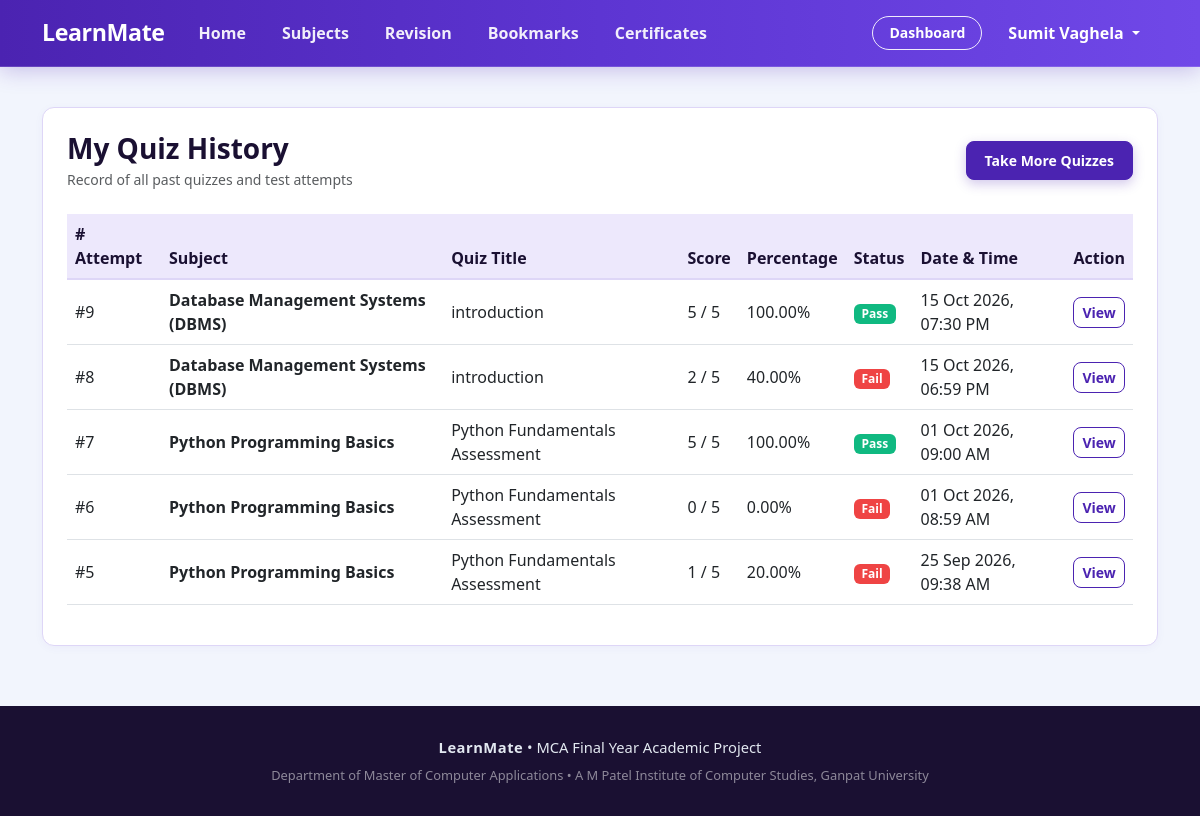
The app's page /quiz/history/ (signed in) with its own data.
### main_app/models.py (models this page shows, shortened)
class QuizResult(models.Model):
    result_id = models.AutoField(primary_key=True)
    attempt = models.OneToOneField(QuizAttempt, on_delete=models.CASCADE, related_name='result')
    student = models.ForeignKey(User, on_delete=models.CASCADE, related_name='quiz_results')
    quiz = models.ForeignKey(Quiz, on_delete=models.CASCADE)
    score = models.IntegerField()
    total_marks = models.IntegerField()
    percentage = models.DecimalField(max_digits=5, decimal_places=2)
    result_status = models.CharField(max_length=20, default='Pass')
    result_date = models.DateTimeField(auto_now_add=True)
    class Meta:
        db_table = 'quiz_result'
        verbose_name = 'Quiz Result'
        verbose_name_plural = 'Quiz Results'

class QuizAttempt(models.Model):
    attempt_id = models.AutoField(primary_key=True)
    student = models.ForeignKey(User, on_delete=models.CASCADE, related_name='quiz_attempts')
    quiz = models.ForeignKey(Quiz, on_delete=models.CASCADE, related_name='attempts')
    attempt_date = models.DateTimeField(auto_now_add=True)
    status = models.CharField(max_length=20, default='Completed')
    class Meta:
        db_table = 'quiz_attempt'
        verbose_name = 'Quiz Attempt'
        verbose_name_plural = 'Quiz Attempts'

class Quiz(models.Model):
    quiz_id = models.AutoField(primary_key=True)
    subject = models.ForeignKey(Subject, on_delete=models.CASCADE, related_name='quizzes')
    quiz_title = models.CharField(max_length=150)
    total_questions = models.IntegerField(default=5)
    passing_marks = models.IntegerField(default=3)
    created_by = models.ForeignKey(User, on_delete=models.CASCADE)
    created_at = models.DateTimeField(auto_now_add=True)
    class Meta:
        db_table = 'quiz'
        verbose_name = 'Quiz'
        verbose_name_plural = 'Quizzes'

class Subject(models.Model):
    subject_id = models.AutoField(primary_key=True)
    subject_name = models.CharField(max_length=100)
    description = models.TextField()
    image = models.ImageField(upload_to='subjects/', null=True, blank=True, help_text="Upload subject cover image")
    image_url = models.URLField(max_length=500, null=True, blank=True, help_text="Or paste direct web image URL")
    created_by = models.ForeignKey(User, on_delete=models.CASCADE, related_name='subjects_created')
    created_at = models.DateTimeField(auto_now_add=True)
    class Meta:
        db_table = 'subject'
        verbose_name = 'Subject'
        verbose_name_plural = 'Subjects'

### main_app/views.py (the view)
# urls.py: path('quiz/history/', views.quiz_history, name='quiz_history'),
@login_required
def quiz_history(request):
    results = QuizResult.objects.filter(student=request.user).order_by('-result_date')
    return render(request, 'student/quiz_history.html', {'results': results})

### templates/student/quiz_history.html (shortened to what this page needs)
{% extends 'base.html' %}
{% block content %}
<div class="container py-3">
    <div class="custom-card p-4">
        <div class="d-flex justify-content-between align-items-center mb-4">
            <div>
                <h3 class="fw-bold mb-1">My Quiz History</h3>
                <p class="text-muted small mb-0">Record of all past quizzes and test attempts</p>
            </div>
            <a href="{% url 'courses' %}" class="btn btn-primary btn-sm">Take More Quizzes</a>
        </div>
        <div class="table-responsive">
            <table class="table table-hover align-middle">
                <thead class="table-light">
                    <tr>
                        <th># Attempt</th>
                        <th>Subject</th>
                        <th>Quiz Title</th>
                        <th>Score</th>
                        <th>Percentage</th>
                        <th>Status</th>
                        <th>Date & Time</th>
                        <th>Action</th>
                    </tr>
                </thead>
                <tbody>
                    {% for res in results %}
                    <tr>
                        <td>#{{ res.attempt.attempt_id }}</td>
                        <td><strong>{{ res.quiz.subject.subject_name }}</strong></td>
                        <td>{{ res.quiz.quiz_title }}</td>
                        <td>{{ res.score }} / {{ res.total_marks }}</td>
                        <td>{{ res.percentage }}%</td>
                        <td>
                            <span class="badge {% if res.result_status == 'Pass' %}bg-success{% else %}bg-danger{% endif %}">
                                {{ res.result_status }}
                            </span>
                        </td>
                        <td>{{ res.result_date|date:"d M Y, h:i A" }}</td>
                        <td>
                            <a href="{% url 'quiz_result' res.result_id %}" class="btn btn-outline-primary btn-sm">
                                View
                            </a>
                        </td>
                    </tr>
                    {% empty %}
                    <tr>
                        <td colspan="8" class="text-center py-4 text-muted">
                            No quiz attempts yet. Browse a subject and test your knowledge!
                        </td>
                    </tr>
                    {% endfor %}
                </tbody>
            </table>
        </div>
    </div>
</div>
{% endblock %}

### templates/base.html (shortened to what this page needs)
{% load static %}
<!DOCTYPE html>
<html lang="en">
<head>
    <link href="https://cdn.jsdelivr.net/npm/bootstrap@5.3.0/dist/css/bootstrap.min.css" rel="stylesheet">
    <link rel="stylesheet" href="https://cdn.jsdelivr.net/npm/bootstrap-icons@1.11.3/font/bootstrap-icons.min.css">
    <link rel="stylesheet" href="{% static 'css/style.css' %}?v=8.0">
</head>
<body>
    <nav class="navbar navbar-expand-lg navbar-custom sticky-top">
        <div class="container">
            <a class="navbar-brand" href="{% url 'home' %}">
                LearnMate
            </a>
            <div class="collapse navbar-collapse" id="navbarMain">
                <ul class="navbar-nav me-auto mb-2 mb-lg-0">
                    <li class="nav-item">
                        <a class="nav-link {% if request.resolver_match.url_name == 'home' %}active{% endif %}"
                            href="{% url 'home' %}">Home</a>
                    </li>
                    <li class="nav-item">
                        <a class="nav-link {% if request.resolver_match.url_name == 'courses' or request.resolver_match.url_name == 'course_detail' %}active{% endif %}"
                            href="{% url 'courses' %}">Subjects</a>
                    </li>
                    {% if user.is_authenticated and not user.profile.role == 'admin' %}
                    <li class="nav-item">
                        <a class="nav-link {% if request.resolver_match.url_name == 'revision_hub' %}active{% endif %}"
                            href="{% url 'revision_hub' %}">
                            Revision
                        </a>
                    </li>
                    <li class="nav-item">
                        <a class="nav-link {% if request.resolver_match.url_name == 'bookmarks_list' %}active{% endif %}"
                            href="{% url 'bookmarks_list' %}">
                            Bookmarks
                        </a>
                    </li>
                    <li class="nav-item">
                        <a class="nav-link {% if request.resolver_match.url_name == 'certificates_list' %}active{% endif %}"
                            href="{% url 'certificates_list' %}">
                            Certificates
                        </a>
                    </li>
                    {% endif %}
                </ul>
                <ul class="navbar-nav ms-auto align-items-center">
                    {% if user.is_authenticated %}
                    {% if user.profile.role == 'admin' or user.is_superuser %}
                    <li class="nav-item me-2">
                        <a class="btn btn-sm btn-outline-primary" href="{% url 'admin_dashboard' %}">
                            Admin Panel
                        </a>
                    </li>
                    {% else %}
                    <li class="nav-item me-2">
                        <a class="btn btn-sm btn-outline-primary" href="{% url 'dashboard' %}">
                            Dashboard
                        </a>
                    </li>
                    {% endif %}
                    <li class="nav-item dropdown">
                        <a class="nav-link dropdown-toggle font-weight-bold" href="#" id="userMenu" role="button"
                            data-bs-toggle="dropdown">
                            {{ user.first_name|default:user.username }}
                        </a>
                    </li>
                    {% endif %}
                </ul>
            </div>
        </div>
    </nav>
    <main class="py-4">
        {% block content %}{% endblock %}
    </main>
    <footer>
        <div class="container text-center">
            <div class="mb-2">
                <span class="fw-bold" style="letter-spacing: 0.5px;">LearnMate</span> • MCA Final Year Academic Project
            </div>
            <div class="small text-white-50">
                Department of Master of Computer Applications • A M Patel Institute of Computer Studies, Ganpat
                University
            </div>
        </div>
    </footer>
</body>
</html>

### static/css/style.css (style rules this page uses)
:root { --color-primary: #4b23b1; --color-primary-dark: #38178a; --color-primary-light: #ede8fc; --color-accent-periwinkle: #6e44e6; --color-dark-heading: #1a1032; --color-body-text: #475569; --color-muted-text: #6b7280; --color-bg-canvas: #f2f5fd; --color-card-surface: #ffffff; --color-border: #ded6f7; --primary-color: #4b23b1; --primary-dark: #38178a; --primary-light: #ede8fc; --secondary-color: #64748b; --accent-color: #6e44e6; --success-color: #10b981; --danger-color: #ef4444; --warning-color: #f59e0b; --background: #f2f5fd; --card-bg: #ffffff; --text-main: #1a1032; --text-body: #475569; --text-muted: #6b7280; --border-color: #ded6f7; }
body { font-family: 'Segoe UI', -apple-system, BlinkMacSystemFont, Roboto, Helvetica, Arial, sans-serif; background-color: var(--background); color: var(--text-body); min-height: 100vh; display: flex; flex-direction: column; }
h1, h2, h3, h4, h5, h6 { color: var(--color-dark-heading); font-weight: 700; }
a { color: var(--color-primary); text-decoration: none; transition: color 0.2s ease; }
main { flex: 1 0 auto; }
.navbar-custom { background: linear-gradient(90deg, #4b23b1 0%, #5d35d2 50%, #7048e8 100%) !important; border-bottom: 1px solid rgba(255, 255, 255, 0.15); box-shadow: 0 4px 20px rgba(75, 35, 177, 0.25); padding-top: 0.65rem; padding-bottom: 0.65rem; }
.navbar-custom .navbar-brand { font-weight: 800; color: #ffffff !important; font-size: 1.45rem; letter-spacing: -0.4px; display: inline-flex; align-items: center; }
.navbar-custom .nav-link { font-weight: 600; color: rgba(255, 255, 255, 0.92) !important; padding: 0.45rem 1rem !important; position: relative; border-radius: 20px; transition: all 0.2s ease; margin: 0 2px; }
.navbar-custom .btn-outline-primary, .navbar-custom .btn-outline-light { color: #ffffff !important; border: 1.5px solid rgba(255, 255, 255, 0.9) !important; background-color: transparent !important; border-radius: 20px !important; font-weight: 600; padding: 0.35rem 1rem !important; transition: all 0.2s ease; }
.navbar-custom .dropdown-toggle { color: #ffffff !important; font-weight: 600; }
.btn-primary { background-color: var(--color-primary) !important; border-color: var(--color-primary) !important; color: #ffffff !important; font-weight: 600; border-radius: 8px; padding: 8px 18px; transition: all 0.2s ease; box-shadow: 0 4px 12px rgba(75, 35, 177, 0.25); }
.btn-outline-primary { color: var(--color-primary) !important; border-color: var(--color-primary) !important; background-color: transparent !important; font-weight: 600; border-radius: 8px; transition: all 0.2s ease; }
.badge.bg-success { background-color: #10b981 !important; color: #ffffff !important; }
.badge.bg-danger { background-color: #ef4444 !important; color: #ffffff !important; }
.custom-card { background: #ffffff; border: 1.5px solid var(--border-color); border-radius: 12px; box-shadow: 0 2px 10px rgba(75, 35, 177, 0.04); margin-bottom: 20px; }
.table thead.table-light th { background-color: var(--color-primary-light); color: var(--color-dark-heading); font-weight: 700; border-bottom: 2px solid var(--border-color); }
footer { background-color: var(--color-dark-heading); color: #e2e8f0; padding: 30px 0; font-size: 0.92rem; margin-top: auto; }

### records on screen
QuizResult: attempt.attempt_id "9", quiz.subject.subject_name "Database Management Systems (DBMS)", quiz.quiz_title "introduction", score "5", total_marks "5", percentage "100.00", result_status "Pass", result_date "15 Oct 2026, 07:30 PM"
QuizResult: attempt.attempt_id "8", quiz.subject.subject_name "Database Management Systems (DBMS)", quiz.quiz_title "introduction", score "2", total_marks "5", percentage "40.00", result_status "Fail", result_date "15 Oct 2026, 06:59 PM"
QuizResult: attempt.attempt_id "7", quiz.subject.subject_name "Python Programming Basics", quiz.quiz_title "Python Fundamentals Assessment", score "5", total_marks "5", percentage "100.00", result_status "Pass", result_date "01 Oct 2026, 09:00 AM"
QuizResult: attempt.attempt_id "6", quiz.subject.subject_name "Python Programming Basics", quiz.quiz_title "Python Fundamentals Assessment", score "0", total_marks "5", percentage "0.00", result_status "Fail", result_date "01 Oct 2026, 08:59 AM"
QuizResult: attempt.attempt_id "5", quiz.subject.subject_name "Python Programming Basics", quiz.quiz_title "Python Fundamentals Assessment", score "1", total_marks "5", percentage "20.00", result_status "Fail", result_date "25 Sep 2026, 09:38 AM"

### other values on screen
{{ user.first_name|default:user.username }} "Sumit Vaghela"
